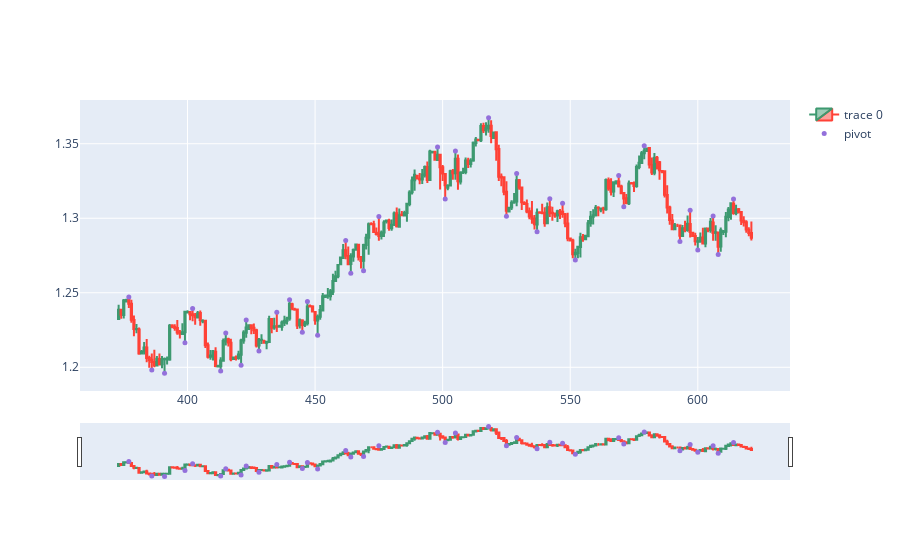

The notebook cell this image was saved under:
### Code cell
candle = 422

dfpl = df[candle-backcandles-window-5:candle+200]

fig = go.Figure(data=[go.Candlestick(x=dfpl.index,
                open=dfpl['Open'],
                high=dfpl['High'],
                low=dfpl['Low'],
                close=dfpl['Close'])])

fig.add_scatter(x=dfpl.index, y=dfpl['pointpos'], mode="markers",
                marker=dict(size=5, color="MediumPurple"),
                name="pivot")

sl_lows, interc_lows, sl_highs, interc_highs, r_sq_l, r_sq_h = collect_channel(candle, backcandles, window, parallel=0.1)
print(r_sq_l, r_sq_h)
if sl_highs and sl_lows:
    x = np.array(range(candle-backcandles-window, candle-window+1))
    fig.add_trace(go.Scatter(x=x, y=sl_lows*x + interc_lows, mode='lines', name='lower slope'))
    fig.add_trace(go.Scatter(x=x, y=sl_highs*x + interc_highs, mode='lines', name='max slope'))
#fig.update_layout(xaxis_rangeslider_visible=False)
fig.show()

### Figure 1 — Plotly figure (JSON) as saved in the notebook; plotly's stock layout.template omitted (floating-point values rounded to 4 significant figures; data arrays with more than 128 entries replaced by an {"elided": "..."} marker saying what was removed)
{"data": [{"close": {"elided": "249 float values"}, "high": {"elided": "249 float values"}, "low": {"elided": "249 float values"}, "open": {"elided": "249 float values"}, "type": "candlestick", "x": {"elided": "249 int values"}}, {"marker": {"color": "MediumPurple", "size": 5}, "mode": "markers", "name": "pivot", "type": "scatter", "x": {"elided": "249 int values"}, "y": {"elided": "249 float values"}}], "layout": {}}
